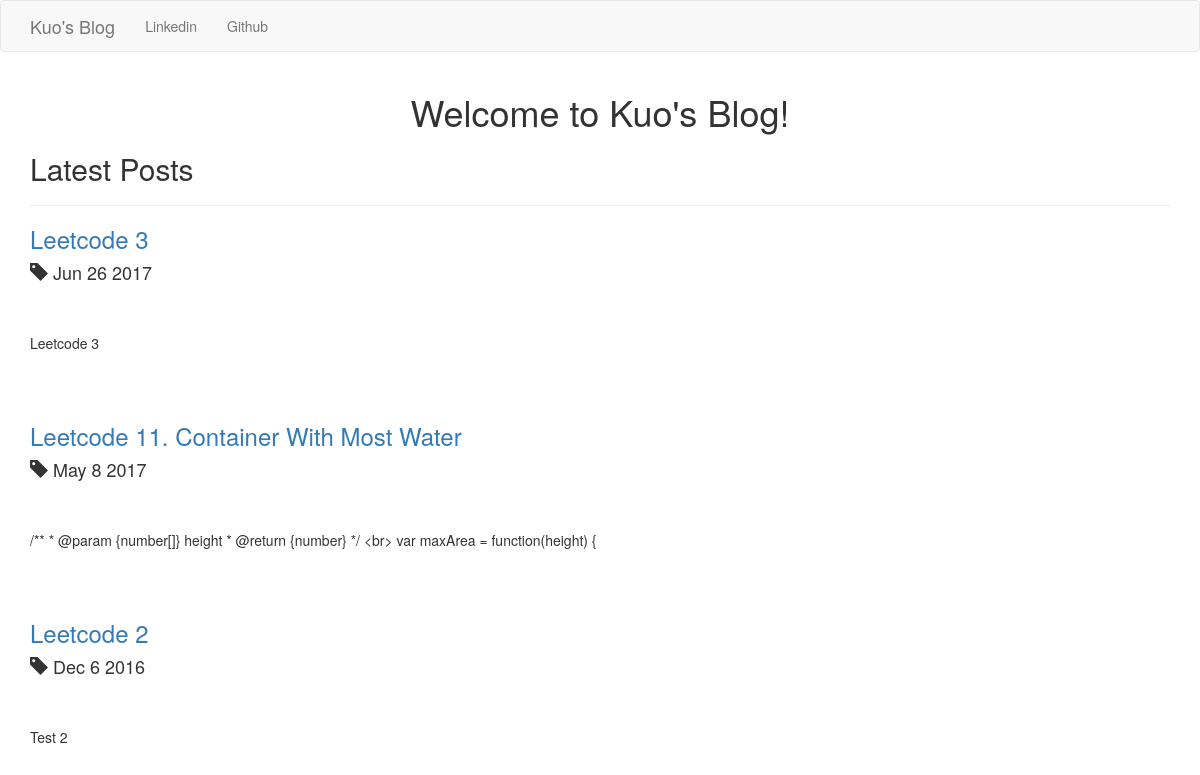
The page / on the database its author committed.
### posts/models.py (models this page shows, shortened)
class Post(models.Model):
    title = models.CharField(max_length=255)
    pub_date = models.DateTimeField()
    image = models.ImageField(upload_to='media/')
    body = models.TextField()
    def pub_date_pretty(self):
        return self.pub_date.strftime('%b %e %Y')
    def summary(self):
        return self.body[:100]

### posts/views.py (the view)
# urls.py: 2. Add a URL to urlpatterns:  url(r'^$', views.home, name='home')
def home(request):
    posts  = Post.objects.order_by('-pub_date')
    return render(request, 'posts/home.html', {'posts':posts})

### posts/templates/posts/home.html (shortened to what this page needs)
<!DOCTYPE html>
<html lang="en">
  <head>
    <link rel="stylesheet" href="https://maxcdn.bootstrapcdn.com/bootstrap/3.3.7/css/bootstrap.min.css">
  </head>
  <body>
    <nav class="navbar navbar-default">
      <div class="container">
        <div class="navbar-header">
          <a class="navbar-brand" href="{% url 'home' %}">Kuo's Blog</a>
        </div>
        <div class="collapse navbar-collapse" id="mynav">
          <ul class="nav navbar-nav">
            <li><a href="https://www.linkedin.com/in/chiayuan-kuo">Linkedin</a></li>
            <li><a href="https://github.com/drjkuo">Github</a></li>
          </ul>
        </div>
      </div>
    </nav>
    <div class="container">
      <h1 class="text-center">Welcome to Kuo's Blog!</h1>
      <h2>Latest Posts</h2>
      <hr />
      {% for post in posts.all %}
      <a href="{% url 'post_detail' post.id %}"><h3>{{ post.title }}</h3></a>
      <h4><span class="glyphicon glyphicon-tag" aria-hidden="true"></span> {{ post.pub_date_pretty }}</h4>
      <br />
      <br />
      <p>{{ post.summary }}</p>
      <br />
      <br />
      {% endfor %}
    </div>
  </body>
</html>

### rows shown on the page
Post: title "Leetcode 3", pub_date_pretty "Jun 26 2017", summary "Leetcode 3"
Post: title "Leetcode 11. Container With Most Water", pub_date_pretty "May 8 2017", summary "/** * @param {number[]} height * @return {number} */ <br> var maxArea = function(height) {"
Post: title "Leetcode 2", pub_date_pretty "Dec 6 2016", summary "Test 2"
